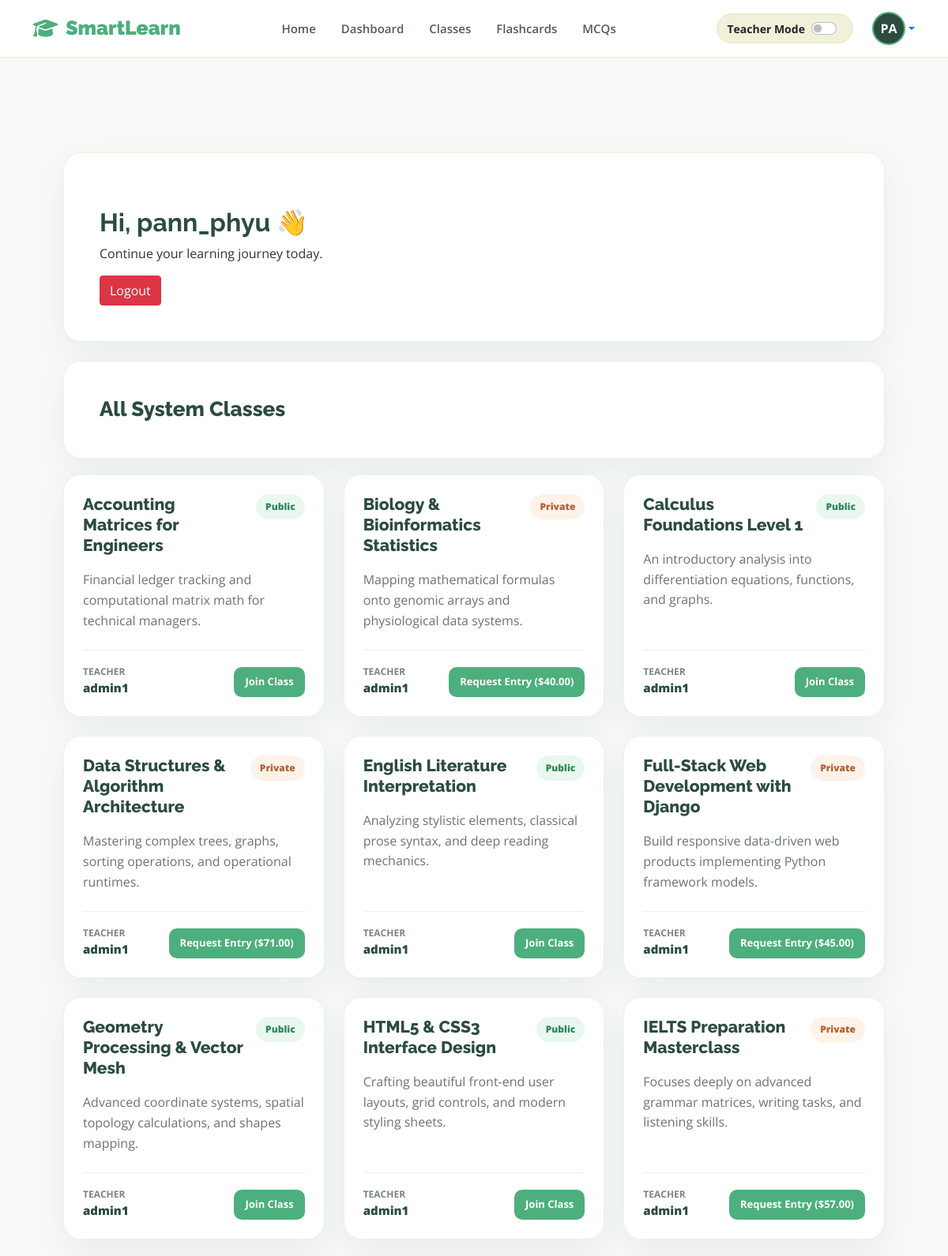
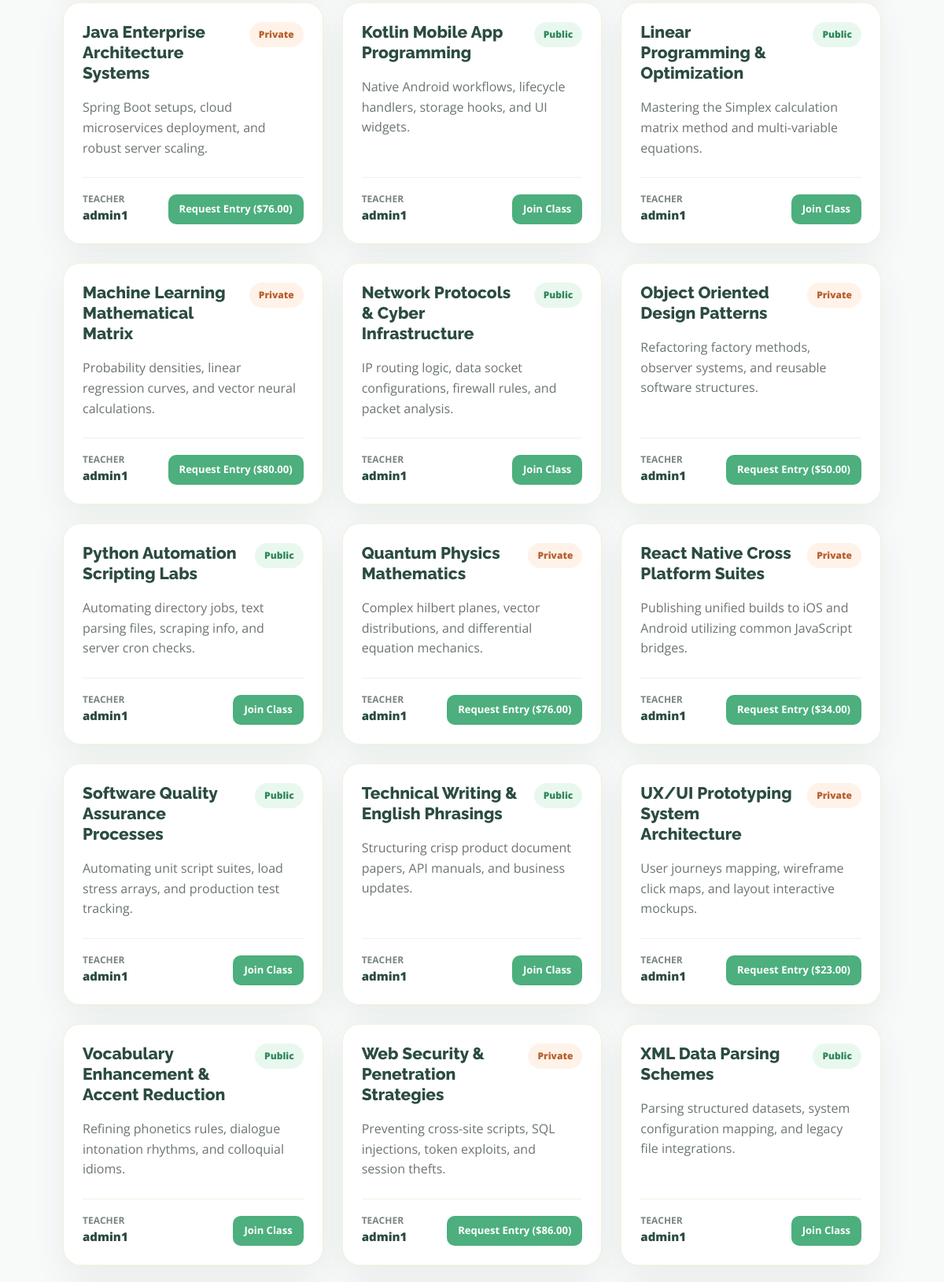
The app's page /dashboard/ (signed in, upper part) with its own data (2 pictures, top to bottom).
### smartlearnApp/models.py (models this page shows, shortened)
class Classroom(models.Model):
    SUBJECT_CHOICES = [
        ('math', 'Mathematics'),
        ('science', 'Science'),
        ('coding', 'Coding/IT'),
        ('languages', 'Languages'),
        ('arts', 'Arts & Design'),
    ]
    CLASS_TYPES = [
        ('public', 'Public'),
        ('private', 'Private'),
    ]
    class_id = models.AutoField(primary_key=True)
    owner = models.ForeignKey(User, on_delete=models.CASCADE, related_name='owned_classrooms', null=True, blank=True)
    title = models.CharField(max_length=255, null=True, blank=True)
    description = models.TextField()
    subject = models.CharField(max_length=50, choices=SUBJECT_CHOICES, default='math')
    class_type = models.CharField(max_length=20, choices=CLASS_TYPES, default='public', null=True, blank=True)
    price = models.DecimalField(max_digits=10, decimal_places=2, default=0.00)
    created_at = models.DateTimeField(auto_now_add=True)
    created_from_site = models.BooleanField(default=False)

### smartlearnApp/views.py (the view)
# urls.py: path('dashboard/', views.dashboard_view, name='dashboard'), # Ensure this matches views.dashboard_view
@login_required(login_url='login')
def dashboard_view(request):
    print(request.user.username)
    my_classes = Classroom.objects.filter(
        owner=request.user,
        created_from_site=True
    )
    all_system_classes = Classroom.objects.all().select_related('owner')
    return render(request, 'dashboard.html', {
        'my_classes': my_classes,
        'all_system_classes': all_system_classes,
    })

### smartlearnApp/templates/dashboard.html (shortened to what this page needs)
{% extends 'base.html' %}
{% block content %}
<div class="main-container">
    <div class="styled-card content-header-box">
        <div class="page-title-row">
            <div class="hero mt-4">
            <h2>
                Hi, {{ request.user.username }} 👋
            </h2>
            <p>Continue your learning journey today.</p>
            <a href="{% url 'logout' %}" class="btn btn-danger">Logout</a>
        </div>
        </div>
    </div>
    <div id="allClassesSection">
        <div class="styled-card content-header-box" style="margin-bottom: 20px;">
            <div class="page-title-row">
                <h3 class="page-heading-large" style="font-size: 26px; margin-bottom: 0;">All System Classes</h3>
            </div>
        </div>
        <div class="cards-grid">
            {% for classroom in all_system_classes %}
                <article class="styled-card class-card">
                    <div class="class-card-header">
                        <h3 class="class-card-title">{{ classroom.title }}</h3>
                        <span class="status-badge {% if classroom.class_type == 'public' %}badge-public{% else %}badge-private{% endif %}">
                            {{ classroom.class_type|title }}
                        </span>
                    </div>
                    <p class="class-card-desc">{{ classroom.description|truncatewords:20 }}</p>
                    <div class="class-card-footer">
                        <div class="teacher-info">
                            <span class="footer-text-small">Teacher</span>
                            <span class="footer-text-bold">{{ classroom.owner.username|default:"Unknown" }}</span>
                        </div>
                        <div class="card-actions">
                            {% if classroom.owner == request.user %}
                                <a href="{% url 'classroom_detail' classroom.class_id %}" class="btn-primary card-action-btn-small">Open</a>
                                <a href="{% url 'manage_enrollments' classroom.class_id %}" class="btn-secondary card-action-btn-small">Manage</a>
                            {% elif classroom.class_id in joined_class_ids %}
                                <a href="{% url 'classroom_detail' classroom.class_id %}" class="btn-primary card-action-btn-small">Open Class</a>
                            {% elif classroom.class_id in pending_class_ids %}
                                <span class="status-text-pending"><i class="fa-solid fa-clock"></i> Pending Review</span>
                            {% elif classroom.class_type == 'public' %}
                                <a href="{% url 'classroom_detail' classroom.class_id %}" class="btn-primary card-action-btn-small">Join Class</a>
                            {% else %}
                                <a href="{% url 'request_join_class' classroom.class_id %}" class="btn-primary card-action-btn-small">Request Entry (${{ classroom.price }})</a>
                            {% endif %}
                        </div>
                    </div>
                </article>
            {% empty %}
                <p class="empty-text-centered">No classes available in the system yet.</p>
            {% endfor %}
        </div>
    </div>
</div>
{% endblock %}

### smartlearnApp/templates/base.html (shortened to what this page needs)
{% load static %}
<!DOCTYPE html>
<html lang="en">
<head>
    <link href="https://cdn.jsdelivr.net/npm/bootstrap@5.0.0/dist/css/bootstrap.min.css" rel="stylesheet">
    <link rel="stylesheet" href="https://cdnjs.cloudflare.com/ajax/libs/font-awesome/6.5.2/css/all.min.css">
    <link rel="stylesheet" href="{% static 'css/style.css' %}">
</head>
<body>
    <header class="navbar navbar-expand-lg navbar-light sticky-top">
        <div class="container">
            <a href="{% url 'home' %}" class="logo">
                <i class="fa-solid fa-graduation-cap"></i> SmartLearn
            </a>
            <div class="collapse navbar-collapse" id="mainNavbar">
                <ul class="navbar-nav mx-auto mb-2 mb-lg-0">
                    <li class="nav-item"><a class="nav-link px-3" href="{% url 'home' %}">Home</a></li>
                    <li class="nav-item"><a class="nav-link px-3" href="{% url 'dashboard' %}">Dashboard</a></li>
                    <li class="nav-item"><a class="nav-link px-3" href="{% url 'browse_classes' %}">Classes</a></li>
                    <li class="nav-item"><a class="nav-link px-3" href="{% url 'all_flashcards' %}">Flashcards</a></li>
                    <li class="nav-item"><a class="nav-link px-3" href="{% url 'all_mcqs' %}">MCQs</a></li>
                </ul>
                <div class="d-flex align-items-center gap-3">
                    <div class="teacher-toggle-box d-flex align-items-center me-2">
                        <span class="fw-bold me-2 small text-dark">Teacher Mode</span>
                        <div class="form-check form-switch m-0">
                            <input class="form-check-input" type="checkbox" id="teacherModeToggle" style="cursor: pointer;" checked>
                        </div>
                    </div>
                    {% if user.is_authenticated %}
                        <div class="dropdown">
                            <a href="#" class="d-flex align-items-center text-decoration-none dropdown-toggle" id="profileDropdown" data-bs-toggle="dropdown" aria-expanded="false">
                                <div class="rounded-circle d-flex align-items-center justify-content-center text-white fw-bold shadow-sm"
                                     style="width: 42px; height: 42px; background-color: #2b4c3f; border: 2px solid #4CAF7D;">
                                    {{ request.user.username|slice:":2"|upper }}
                                </div>
                            </a>
                        </div>
                    {% else %}
                        <a href="{% url 'login' %}" class="btn btn-matcha-outline">Sign In</a>
                        <a href="{% url 'register' %}" class="btn btn-matcha-primary">Get Started</a>
                    {% endif %}
                </div>
            </div>
        </div>
    </header>
    <main class="main-container">
        {% block content %}{% endblock %}
    </main>
</body>
</html>

### smartlearnApp/static/css/style.css (style rules this page uses)
.main-container { width: 100%; max-width: 1200px; margin: 0 auto; padding: 60px 40px; }
.page-heading-large { font-family: "Raleway", sans-serif; font-size: 38px; font-weight: 800; color: #2b4c3f; margin-bottom: 12px; }
.styled-card { background: white; border-radius: 22px; padding: 45px; border: 1px solid rgba(228,235,198,0.6); box-shadow: 0 15px 40px rgba(43,76,63,0.08); }
.btn-primary { background:#4CAF7D; color:white; text-decoration:none; padding:14px 30px; border:none; border-radius:12px; font-weight:700; cursor:pointer; transition:0.3s; }
.page-title-row { display: flex; align-items: center; justify-content: space-between; gap: 20px; }
.content-header-box, .filter-panel { margin-bottom: 24px; }
.cards-grid { display: grid; grid-template-columns: repeat(auto-fill, minmax(280px, 1fr)); gap: 24px; margin-top: 8px; }
.styled-card.class-card { display: flex; flex-direction: column; min-height: 260px; padding: 24px; }
.class-card-header { display: flex; align-items: flex-start; justify-content: space-between; gap: 16px; }
.class-card-title { color: #2b4c3f; font-size: 21px; font-weight: 800; line-height: 1.25; margin: 0; overflow-wrap: anywhere; }
.status-badge { flex: 0 0 auto; border-radius: 999px; font-size: 12px; font-weight: 800; padding: 7px 12px; }
.badge-public { background: #e9f8ef; color: #2f875b; }
.badge-private { background: #fff2e8; color: #b85e2d; }
.class-card-desc { color: #6b756f; line-height: 1.6; margin: 18px 0 24px; }
.class-card-footer { display: flex; align-items: flex-end; justify-content: space-between; gap: 18px; margin-top: auto; padding-top: 18px; border-top: 1px solid #eef2e4; }
.teacher-info { display: flex; flex-direction: column; min-width: 0; }
.footer-text-small { color: #7b857f; font-size: 12px; font-weight: 700; text-transform: uppercase; }
.footer-text-bold { color: #2b4c3f; font-size: 15px; font-weight: 800; overflow: hidden; text-overflow: ellipsis; white-space: nowrap; }
.card-actions { display: flex; align-items: center; justify-content: flex-end; flex-wrap: wrap; gap: 8px; margin-left: auto; min-width: 130px; text-align: right; }
.card-action-btn-small { display: inline-flex; align-items: center; justify-content: center; min-height: 38px; padding: 9px 14px; border-radius: 10px; font-size: 13px; line-height: 1.2; white-space: nowrap; }

### smartlearnApp/templates/base.html (style rules this page uses)
* { margin: 0; padding: 0; box-sizing: border-box; }
body { font-family: "Open Sans", sans-serif; background-color: #f8faf9; color: #333; overflow-x: hidden; }
h1, h2, h3, h4, h5, h6 { font-family: "Raleway", sans-serif; font-weight: 700; color: #2b4c3f; }
.navbar { background-color: #ffffff; border-bottom: 1px solid #e4ebc6; padding: 15px 0; box-shadow: 0 2px 15px rgba(43, 76, 63, 0.02); }
.logo { font-family: "Raleway", sans-serif; font-size: 25px; font-weight: 900; color: #4CAF7D; text-decoration: none; display: flex; align-items: center; gap: 10px; }
.nav-link { font-weight: 600; color: #555c58 !important; font-size: 15px; transition: 0.2s ease-in-out; }
.teacher-toggle-box { background-color: #f1f0d9; border: 1px solid #e4ebc6; padding: 6px 12px; border-radius: 20px; }

### records on screen
Classroom: title "Accounting Matrices for Engineers", class_type "Public", description "Financial ledger tracking and computational matrix math for technical managers.", owner.username "admin1", shows "Join Class"
Classroom: title "Biology & Bioinformatics Statistics", class_type "Private", description "Mapping mathematical formulas onto genomic arrays and physiological data systems.", owner.username "admin1", price "40.00"
Classroom: title "Calculus Foundations Level 1", class_type "Public", description "An introductory analysis into differentiation equations, functions, and graphs.", owner.username "admin1", shows "Join Class"
Classroom: title "Data Structures & Algorithm Architecture", class_type "Private", description "Mastering complex trees, graphs, sorting operations, and operational runtimes.", owner.username "admin1", price "71.00"
Classroom: title "English Literature Interpretation", class_type "Public", description "Analyzing stylistic elements, classical prose syntax, and deep reading mechanics.", owner.username "admin1", shows "Join Class"
Classroom: title "Full-Stack Web Development with Django", class_type "Private", description "Build responsive data-driven web products implementing Python framework models.", owner.username "admin1", price "45.00"
Classroom: title "Geometry Processing & Vector Mesh", class_type "Public", description "Advanced coordinate systems, spatial topology calculations, and shapes mapping.", owner.username "admin1", shows "Join Class"
Classroom: title "HTML5 & CSS3 Interface Design", class_type "Public", description "Crafting beautiful front-end user layouts, grid controls, and modern styling sheets.", owner.username "admin1", shows "Join Class"
Classroom: title "IELTS Preparation Masterclass", class_type "Private", description "Focuses deeply on advanced grammar matrices, writing tasks, and listening skills.", owner.username "admin1", price "57.00"
Classroom: title "Java Enterprise Architecture Systems", class_type "Private", description "Spring Boot setups, cloud microservices deployment, and robust server scaling.", owner.username "admin1", price "76.00"
Classroom: title "Kotlin Mobile App Programming", class_type "Public", description "Native Android workflows, lifecycle handlers, storage hooks, and UI widgets.", owner.username "admin1", shows "Join Class"
Classroom: title "Linear Programming & Optimization", class_type "Public", description "Mastering the Simplex calculation matrix method and multi-variable equations.", owner.username "admin1", shows "Join Class"
Classroom: title "Machine Learning Mathematical Matrix", class_type "Private", description "Probability densities, linear regression curves, and vector neural calculations.", owner.username "admin1", price "80.00"
Classroom: title "Network Protocols & Cyber Infrastructure", class_type "Public", description "IP routing logic, data socket configurations, firewall rules, and packet analysis.", owner.username "admin1", shows "Join Class"
Classroom: title "Object Oriented Design Patterns", class_type "Private", description "Refactoring factory methods, observer systems, and reusable software structures.", owner.username "admin1", price "50.00"
Classroom: title "Python Automation Scripting Labs", class_type "Public", description "Automating directory jobs, text parsing files, scraping info, and server cron checks.", owner.username "admin1", shows "Join Class"
Classroom: title "Quantum Physics Mathematics", class_type "Private", description "Complex hilbert planes, vector distributions, and differential equation mechanics.", owner.username "admin1", price "76.00"
Classroom: title "React Native Cross Platform Suites", class_type "Private", description "Publishing unified builds to iOS and Android utilizing common JavaScript bridges.", owner.username "admin1", price "34.00"
Classroom: title "Software Quality Assurance Processes", class_type "Public", description "Automating unit script suites, load stress arrays, and production test tracking.", owner.username "admin1", shows "Join Class"
Classroom: title "Technical Writing & English Phrasings", class_type "Public", description "Structuring crisp product document papers, API manuals, and business updates.", owner.username "admin1", shows "Join Class"
Classroom: title "UX/UI Prototyping System Architecture", class_type "Private", description "User journeys mapping, wireframe click maps, and layout interactive mockups.", owner.username "admin1", price "23.00"
Classroom: title "Vocabulary Enhancement & Accent Reduction", class_type "Public", description "Refining phonetics rules, dialogue intonation rhythms, and colloquial idioms.", owner.username "admin1", shows "Join Class"
Classroom: title "Web Security & Penetration Strategies", class_type "Private", description "Preventing cross-site scripts, SQL injections, token exploits, and session thefts.", owner.username "admin1", price "86.00"
Classroom: title "XML Data Parsing Schemes", class_type "Public", description "Parsing structured datasets, system configuration mapping, and legacy file integrations.", owner.username "admin1", shows "Join Class"

### other values on screen
{{ request.user.username|slice:":2"|upper }} "PA"
{{ request.user.username }} "pann_phyu"
